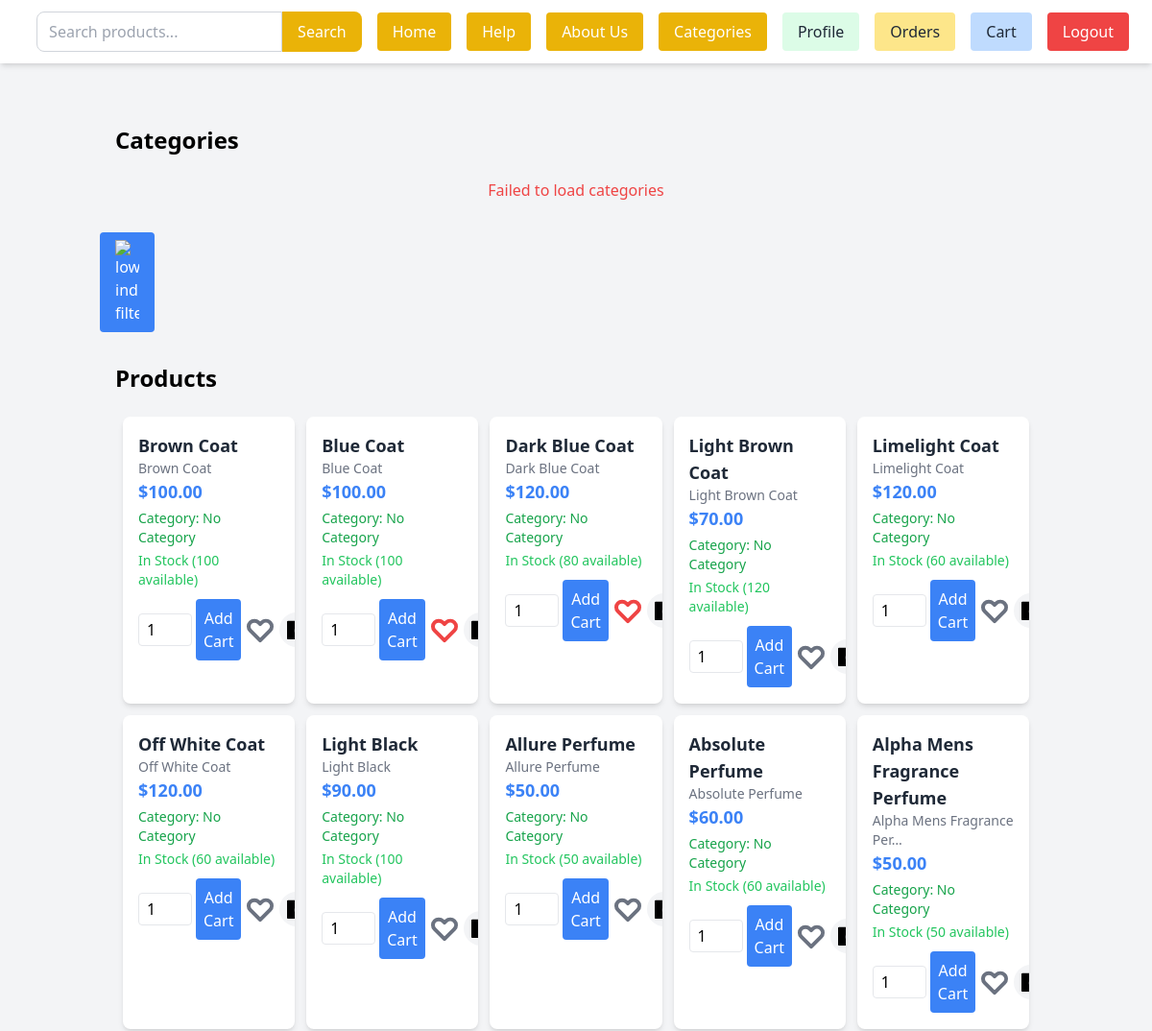
Page /dashboard/ (signed in, upper part) on the earlier database version.
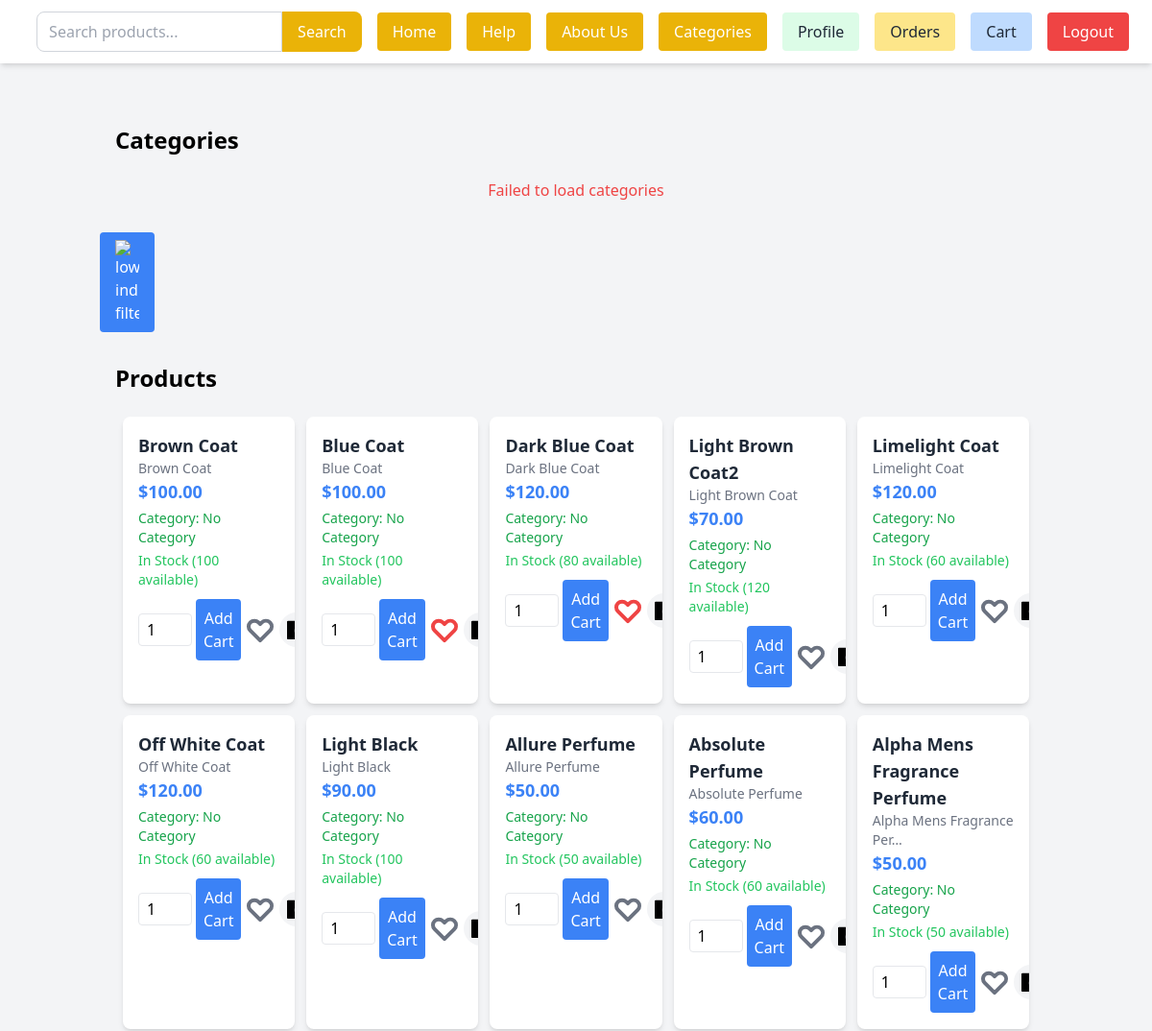
Same page on the later database version.
### display/models.py (models this page shows, shortened)
class Product(models.Model):
    name = models.CharField(max_length=255)
    description = models.TextField(blank=True, null=True)
    price = models.DecimalField(max_digits=10, decimal_places=2 , validators=[validate_positive])
    stock = models.PositiveIntegerField(default=0 , validators=[validate_positive])
    image = CloudinaryField('product_image', blank=True, null=True)
    category = models.ForeignKey(Category, on_delete=models.CASCADE, related_name='products', null=True)
    merchant = models.ForeignKey(
        settings.AUTH_USER_MODEL,
        on_delete=models.CASCADE,
        null=True,
        blank=True,
        related_name="merchant_products"
    )
    created_at = models.DateTimeField(auto_now_add=True , null=True)
    updated_at = models.DateTimeField(auto_now=True, null=True)
    def __str__(self):
        return self.name

### display/views.py (the view)
# urls.py: path("" , include('display.urls')), #dashboard
def display(request):
    products = Product.objects.all()
    print(products)
    print("Fetching products in display")
    current_site = get_current_site(request)
    protocol = 'https' if request.is_secure() else 'http'
    start_url = f'{protocol}://{current_site.domain}'
    if request.user.is_authenticated:
        user_watchlist = Watchlist.objects.filter(user=request.user).values_list('product_id', flat=True)
    else:
        user_watchlist = []
    for product in products:
        product.in_watchlist = product.id in user_watchlist
        print(f"product.in_watchlist {product.in_watchlist}")
    merchant_products = None
    if request.user.is_authenticated and request.user.role == 'merchant':
        merchant_products = Product.objects.filter(merchant=request.user)
        print(f"Merchant products for {request.user}: {merchant_products}")
        return render(request, 'display/index.html', {
        'merchant_products': merchant_products,
    })
    else:
        return render(request, 'display/index.html', {
        'products': products,
        'start_url': start_url
    })

### display/context_processors.py (called while the page is built)
def categories(request):
    return {
        'categories': Category.objects.all()
    }

### display/templates/display/index.html (shortened to what this page needs)
{% extends 'base.html' %}
{% load static %}
{% load cloudinary %}
{% block content %}
{% if user.role == 'normal' %}
<div class="container mx-auto px-4 py-8">
  <h2 class="text-2xl font-bold mb-6">Categories</h2>
  <div id="categoriesContainer" class="flex flex-wrap gap-4 justify-center items-center">
  </div>
</div>
{% endif %}
{% if user.role == 'normal' %}
<button id="filterButton" class="bg-blue-500 text-white px-4 py-2 rounded hover:bg-blue-600 flex items-center justify-center">
  <img width="25" height="30" src="https://img.icons8.com/matisse/100/low-indicator-filter.png" alt="low-indicator-filter"/>
</button>
{% endif %}
{% load social_share %}
<div class="container mx-auto px-4 py-8">
  {% if user.role == 'normal' %}
  <h2 class="text-2xl font-bold mb-6">Products</h2>
  {% endif %}
  <div id="productContainer" class="grid grid-cols-3 sm:grid-cols-3 lg:grid-cols-5 gap-3 ml-2 mr-2">
    {% for product in products %}
      <div
        class="product-card bg-white shadow-md rounded-lg overflow-hidden"
        data-product-id="{{ product.id }}"
        data-price="{{ product.price }}"
        data-created-at="{{ product.created_at|date:'Y-m-d H:i:s' }}"
      >
        <div class="p-4">
          <a href="{% url 'display:detailedpage' product.id %}" class="block text-lg font-semibold text-gray-800 hover:text-blue-500">
            {{ product.name }}
          </a>
          <p class="text-gray-500 text-sm">
            {{ product.description|truncatechars:25 }}
          </p>
          <p class="text-blue-500 font-bold text-lg">${{ product.price }}</p>
          <p class="text-sm text-green-600 font-medium mt-1">
            Category:
            {% if product.category %}
              {{ product.category.name }}
            {% else %}
              No Category
            {% endif %}
          </p>
          {% if product.stock > 0 %}
            <p class="text-green-500 text-sm mt-1">
              In Stock ({{ product.stock }} available)
            </p>
            {% if user.is_authenticated %}
            <div class="flex items-center mt-2 gap-1">
              <input
                type="number"
                class="border px-2 py-1 rounded w-14 quantity-input"
                data-product-id="{{ product.id }}"
                min="1"
                max="{{ product.stock }}"
                value="1"
              />
              <button
                class="add-to-cart bg-blue-500 text-white px-2 py-2 rounded hover:bg-blue-600 "
                data-product-id="{{ product.id }}"
              >
                Add Cart
              </button>
              <button
                class="watchlist-toggle "
                data-product-id="{{ product.id }}"
              >
                <svg
                  xmlns="http://www.w3.org/2000/svg"
                  class="h-8 w-8 transition-colors duration-300 {% if product.in_watchlist %}text-red-500{% else %}text-gray-500{% endif %}"
                  fill="none"
                  viewBox="0 0 24 24"
                  stroke="currentColor"
                  stroke-width="3"
                >
                  <path
                    stroke-linecap="round"
                    stroke-linejoin="round"
                    d="M4.318 6.318a4.5 4.5 0 000 6.364L12 20.364l7.682-7.682a4.5 4.5 0 00-6.364-6.364L12 7.636l-1.318-1.318a4.5 4.5 0 00-6.364 0z"
                  />
                </svg>
              </button>
              <div class="social-share-buttons mt-4 flex gap-2 justify-center">
                <a href="https://www.facebook.com/sharer/sharer.php?u={{ absolute_url|urlencode }}"
                   target="_blank"
                   class="share-button"
                   aria-label="Share on Facebook">
                </a>
            </div>
            </div>
            {% endif %}
          {% endif %}
        </div>
      </div>
    {% endfor %}
  </div>
</div>
{% endblock %}

Differences in the rows shown:
changed Product "Light Brown Coat": name "Light Brown Coat" → "Light Brown Coat2"
